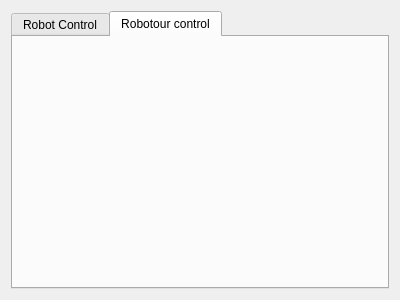
<?xml version="1.0" encoding="UTF-8"?>
<ui version="4.0">
 <class>MainWindow</class>
 <widget class="QWidget" name="MainWindow">
  <property name="geometry">
   <rect>
    <x>0</x>
    <y>0</y>
    <width>400</width>
    <height>300</height>
   </rect>
  </property>
  <property name="sizePolicy">
   <sizepolicy hsizetype="MinimumExpanding" vsizetype="MinimumExpanding">
    <horstretch>0</horstretch>
    <verstretch>0</verstretch>
   </sizepolicy>
  </property>
  <property name="windowTitle">
   <string>Mrvk</string>
  </property>
  <layout class="QVBoxLayout" name="verticalLayout">
   <item>
    <widget class="QTabWidget" name="tabWidget">
     <property name="currentIndex">
      <number>1</number>
     </property>
     <widget class="QWidget" name="RobotControlWidget">
      <attribute name="title">
       <string>Robot Control</string>
      </attribute>
     </widget>
     <widget class="QWidget" name="RobotourControlWidget">
      <attribute name="title">
       <string>Robotour control</string>
      </attribute>
     </widget>
    </widget>
   </item>
  </layout>
 </widget>
 <resources/>
 <connections/>
</ui>
